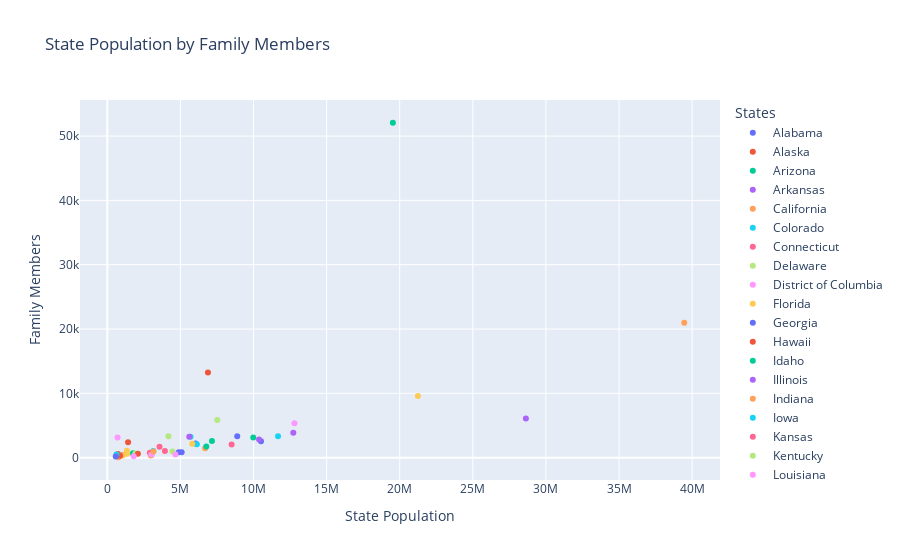

The notebook cell saved with this chart:
### Code cell
px.scatter(homelessness, x= 'state_pop', y='family_members', color='state',
           labels=dict(state_pop = "State Population", family_members = "Family Members", state = "States"), title = "State Population by Family Members"
           )

### Figure 1 — Plotly figure (JSON) as saved in the notebook; plotly's stock layout.template omitted (floating-point values rounded to 4 significant figures)
{"data": [{"hovertemplate": "States=Alabama<br>State Population=%{x}<br>Family Members=%{y}<extra></extra>", "legendgroup": "Alabama", "marker": {"color": "#636efa", "symbol": "circle"}, "mode": "markers", "name": "Alabama", "orientation": "v", "showlegend": true, "type": "scatter", "x": [4887681], "xaxis": "x", "y": [864], "yaxis": "y"}, {"hovertemplate": "States=Alaska<br>State Population=%{x}<br>Family Members=%{y}<extra></extra>", "legendgroup": "Alaska", "marker": {"color": "#EF553B", "symbol": "circle"}, "mode": "markers", "name": "Alaska", "orientation": "v", "showlegend": true, "type": "scatter", "x": [735139], "xaxis": "x", "y": [582], "yaxis": "y"}, {"hovertemplate": "States=Arizona<br>State Population=%{x}<br>Family Members=%{y}<extra></extra>", "legendgroup": "Arizona", "marker": {"color": "#00cc96", "symbol": "circle"}, "mode": "markers", "name": "Arizona", "orientation": "v", "showlegend": true, "type": "scatter", "x": [7158024], "xaxis": "x", "y": [2606], "yaxis": "y"}, {"hovertemplate": "States=Arkansas<br>State Population=%{x}<br>Family Members=%{y}<extra></extra>", "legendgroup": "Arkansas", "marker": {"color": "#ab63fa", "symbol": "circle"}, "mode": "markers", "name": "Arkansas", "orientation": "v", "showlegend": true, "type": "scatter", "x": [3009733], "xaxis": "x", "y": [432], "yaxis": "y"}, {"hovertemplate": "States=California<br>State Population=%{x}<br>Family Members=%{y}<extra></extra>", "legendgroup": "California", "marker": {"color": "#FFA15A", "symbol": "circle"}, "mode": "markers", "name": "California", "orientation": "v", "showlegend": true, "type": "scatter", "x": [39461588], "xaxis": "x", "y": [20964], "yaxis": "y"}, {"hovertemplate": "States=Colorado<br>State Population=%{x}<br>Family Members=%{y}<extra></extra>", "legendgroup": "Colorado", "marker": {"color": "#19d3f3", "symbol": "circle"}, "mode": "markers", "name": "Colorado", "orientation": "v", "showlegend": true, "type": "scatter", "x": [5691287], "xaxis": "x", "y": [3250], "yaxis": "y"}, {"hovertemplate": "States=Connecticut<br>State Population=%{x}<br>Family Members=%{y}<extra></extra>", "legendgroup": "Connecticut", "marker": {"color": "#FF6692", "symbol": "circle"}, "mode": "markers", "name": "Connecticut", "orientation": "v", "showlegend": true, "type": "scatter", "x": [3571520], "xaxis": "x", "y": [1696], "yaxis": "y"}, {"hovertemplate": "States=Delaware<br>State Population=%{x}<br>Family Members=%{y}<extra></extra>", "legendgroup": "Delaware", "marker": {"color": "#B6E880", "symbol": "circle"}, "mode": "markers", "name": "Delaware", "orientation": "v", "showlegend": true, "type": "scatter", "x": [965479], "xaxis": "x", "y": [374], "yaxis": "y"}, {"hovertemplate": "States=District of Columbia<br>State Population=%{x}<br>Family Members=%{y}<extra></extra>", "legendgroup": "District of Columbia", "marker": {"color": "#FF97FF", "symbol": "circle"}, "mode": "markers", "name": "District of Columbia", "orientation": "v", "showlegend": true, "type": "scatter", "x": [701547], "xaxis": "x", "y": [3134], "yaxis": "y"}, {"hovertemplate": "States=Florida<br>State Population=%{x}<br>Family Members=%{y}<extra></extra>", "legendgroup": "Florida", "marker": {"color": "#FECB52", "symbol": "circle"}, "mode": "markers", "name": "Florida", "orientation": "v", "showlegend": true, "type": "scatter", "x": [21244317], "xaxis": "x", "y": [9587], "yaxis": "y"}, {"hovertemplate": "States=Georgia<br>State Population=%{x}<br>Family Members=%{y}<extra></extra>", "legendgroup": "Georgia", "marker": {"color": "#636efa", "symbol": "circle"}, "mode": "markers", "name": "Georgia", "orientation": "v", "showlegend": true, "type": "scatter", "x": [10511131], "xaxis": "x", "y": [2556], "yaxis": "y"}, {"hovertemplate": "States=Hawaii<br>State Population=%{x}<br>Family Members=%{y}<extra></extra>", "legendgroup": "Hawaii", "marker": {"color": "#EF553B", "symbol": "circle"}, "mode": "markers", "name": "Hawaii", "orientation": "v", "showlegend": true, "type": "scatter", "x": [1420593], "xaxis": "x", "y": [2399], "yaxis": "y"}, {"hovertemplate": "States=Idaho<br>State Population=%{x}<br>Family Members=%{y}<extra></extra>", "legendgroup": "Idaho", "marker": {"color": "#00cc96", "symbol": "circle"}, "mode": "markers", "name": "Idaho", "orientation": "v", "showlegend": true, "type": "scatter", "x": [1750536], "xaxis": "x", "y": [715], "yaxis": "y"}, {"hovertemplate": "States=Illinois<br>State Population=%{x}<br>Family Members=%{y}<extra></extra>", "legendgroup": "Illinois", "marker": {"color": "#ab63fa", "symbol": "circle"}, "mode": "markers", "name": "Illinois", "orientation": "v", "showlegend": true, "type": "scatter", "x": [12723071], "xaxis": "x", "y": [3891], "yaxis": "y"}, {"hovertemplate": "States=Indiana<br>State Population=%{x}<br>Family Members=%{y}<extra></extra>", "legendgroup": "Indiana", "marker": {"color": "#FFA15A", "symbol": "circle"}, "mode": "markers", "name": "Indiana", "orientation": "v", "showlegend": true, "type": "scatter", "x": [6695497], "xaxis": "x", "y": [1482], "yaxis": "y"}, {"hovertemplate": "States=Iowa<br>State Population=%{x}<br>Family Members=%{y}<extra></extra>", "legendgroup": "Iowa", "marker": {"color": "#19d3f3", "symbol": "circle"}, "mode": "markers", "name": "Iowa", "orientation": "v", "showlegend": true, "type": "scatter", "x": [3148618], "xaxis": "x", "y": [1038], "yaxis": "y"}, {"hovertemplate": "States=Kansas<br>State Population=%{x}<br>Family Members=%{y}<extra></extra>", "legendgroup": "Kansas", "marker": {"color": "#FF6692", "symbol": "circle"}, "mode": "markers", "name": "Kansas", "orientation": "v", "showlegend": true, "type": "scatter", "x": [2911359], "xaxis": "x", "y": [773], "yaxis": "y"}, {"hovertemplate": "States=Kentucky<br>State Population=%{x}<br>Family Members=%{y}<extra></extra>", "legendgroup": "Kentucky", "marker": {"color": "#B6E880", "symbol": "circle"}, "mode": "markers", "name": "Kentucky", "orientation": "v", "showlegend": true, "type": "scatter", "x": [4461153], "xaxis": "x", "y": [953], "yaxis": "y"}, {"hovertemplate": "States=Louisiana<br>State Population=%{x}<br>Family Members=%{y}<extra></extra>", "legendgroup": "Louisiana", "marker": {"color": "#FF97FF", "symbol": "circle"}, "mode": "markers", "name": "Louisiana", "orientation": "v", "showlegend": true, "type": "scatter", "x": [4659690], "xaxis": "x", "y": [519], "yaxis": "y"}, {"hovertemplate": "States=Maine<br>State Population=%{x}<br>Family Members=%{y}<extra></extra>", "legendgroup": "Maine", "marker": {"color": "#FECB52", "symbol": "circle"}, "mode": "markers", "name": "Maine", "orientation": "v", "showlegend": true, "type": "scatter", "x": [1339057], "xaxis": "x", "y": [1066], "yaxis": "y"}, {"hovertemplate": "States=Maryland<br>State Population=%{x}<br>Family Members=%{y}<extra></extra>", "legendgroup": "Maryland", "marker": {"color": "#636efa", "symbol": "circle"}, "mode": "markers", "name": "Maryland", "orientation": "v", "showlegend": true, "type": "scatter", "x": [6035802], "xaxis": "x", "y": [2230], "yaxis": "y"}, {"hovertemplate": "States=Massachusetts<br>State Population=%{x}<br>Family Members=%{y}<extra></extra>", "legendgroup": "Massachusetts", "marker": {"color": "#EF553B", "symbol": "circle"}, "mode": "markers", "name": "Massachusetts", "orientation": "v", "showlegend": true, "type": "scatter", "x": [6882635], "xaxis": "x", "y": [13257], "yaxis": "y"}, {"hovertemplate": "States=Michigan<br>State Population=%{x}<br>Family Members=%{y}<extra></extra>", "legendgroup": "Michigan", "marker": {"color": "#00cc96", "symbol": "circle"}, "mode": "markers", "name": "Michigan", "orientation": "v", "showlegend": true, "type": "scatter", "x": [9984072], "xaxis": "x", "y": [3142], "yaxis": "y"}, {"hovertemplate": "States=Minnesota<br>State Population=%{x}<br>Family Members=%{y}<extra></extra>", "legendgroup": "Minnesota", "marker": {"color": "#ab63fa", "symbol": "circle"}, "mode": "markers", "name": "Minnesota", "orientation": "v", "showlegend": true, "type": "scatter", "x": [5606249], "xaxis": "x", "y": [3250], "yaxis": "y"}, {"hovertemplate": "States=Mississippi<br>State Population=%{x}<br>Family Members=%{y}<extra></extra>", "legendgroup": "Mississippi", "marker": {"color": "#FFA15A", "symbol": "circle"}, "mode": "markers", "name": "Mississippi", "orientation": "v", "showlegend": true, "type": "scatter", "x": [2981020], "xaxis": "x", "y": [328], "yaxis": "y"}, {"hovertemplate": "States=Missouri<br>State Population=%{x}<br>Family Members=%{y}<extra></extra>", "legendgroup": "Missouri", "marker": {"color": "#19d3f3", "symbol": "circle"}, "mode": "markers", "name": "Missouri", "orientation": "v", "showlegend": true, "type": "scatter", "x": [6121623], "xaxis": "x", "y": [2107], "yaxis": "y"}, {"hovertemplate": "States=Montana<br>State Population=%{x}<br>Family Members=%{y}<extra></extra>", "legendgroup": "Montana", "marker": {"color": "#FF6692", "symbol": "circle"}, "mode": "markers", "name": "Montana", "orientation": "v", "showlegend": true, "type": "scatter", "x": [1060665], "xaxis": "x", "y": [422], "yaxis": "y"}, {"hovertemplate": "States=Nebraska<br>State Population=%{x}<br>Family Members=%{y}<extra></extra>", "legendgroup": "Nebraska", "marker": {"color": "#B6E880", "symbol": "circle"}, "mode": "markers", "name": "Nebraska", "orientation": "v", "showlegend": true, "type": "scatter", "x": [1925614], "xaxis": "x", "y": [676], "yaxis": "y"}, {"hovertemplate": "States=Nevada<br>State Population=%{x}<br>Family Members=%{y}<extra></extra>", "legendgroup": "Nevada", "marker": {"color": "#FF97FF", "symbol": "circle"}, "mode": "markers", "name": "Nevada", "orientation": "v", "showlegend": true, "type": "scatter", "x": [3027341], "xaxis": "x", "y": [486], "yaxis": "y"}, {"hovertemplate": "States=New Hampshire<br>State Population=%{x}<br>Family Members=%{y}<extra></extra>", "legendgroup": "New Hampshire", "marker": {"color": "#FECB52", "symbol": "circle"}, "mode": "markers", "name": "New Hampshire", "orientation": "v", "showlegend": true, "type": "scatter", "x": [1353465], "xaxis": "x", "y": [615], "yaxis": "y"}, {"hovertemplate": "States=New Jersey<br>State Population=%{x}<br>Family Members=%{y}<extra></extra>", "legendgroup": "New Jersey", "marker": {"color": "#636efa", "symbol": "circle"}, "mode": "markers", "name": "New Jersey", "orientation": "v", "showlegend": true, "type": "scatter", "x": [8886025], "xaxis": "x", "y": [3350], "yaxis": "y"}, {"hovertemplate": "States=New Mexico<br>State Population=%{x}<br>Family Members=%{y}<extra></extra>", "legendgroup": "New Mexico", "marker": {"color": "#EF553B", "symbol": "circle"}, "mode": "markers", "name": "New Mexico", "orientation": "v", "showlegend": true, "type": "scatter", "x": [2092741], "xaxis": "x", "y": [602], "yaxis": "y"}, {"hovertemplate": "States=New York<br>State Population=%{x}<br>Family Members=%{y}<extra></extra>", "legendgroup": "New York", "marker": {"color": "#00cc96", "symbol": "circle"}, "mode": "markers", "name": "New York", "orientation": "v", "showlegend": true, "type": "scatter", "x": [19530351], "xaxis": "x", "y": [52070], "yaxis": "y"}, {"hovertemplate": "States=North Carolina<br>State Population=%{x}<br>Family Members=%{y}<extra></extra>", "legendgroup": "North Carolina", "marker": {"color": "#ab63fa", "symbol": "circle"}, "mode": "markers", "name": "North Carolina", "orientation": "v", "showlegend": true, "type": "scatter", "x": [10381615], "xaxis": "x", "y": [2817], "yaxis": "y"}, {"hovertemplate": "States=North Dakota<br>State Population=%{x}<br>Family Members=%{y}<extra></extra>", "legendgroup": "North Dakota", "marker": {"color": "#FFA15A", "symbol": "circle"}, "mode": "markers", "name": "North Dakota", "orientation": "v", "showlegend": true, "type": "scatter", "x": [758080], "xaxis": "x", "y": [75], "yaxis": "y"}, {"hovertemplate": "States=Ohio<br>State Population=%{x}<br>Family Members=%{y}<extra></extra>", "legendgroup": "Ohio", "marker": {"color": "#19d3f3", "symbol": "circle"}, "mode": "markers", "name": "Ohio", "orientation": "v", "showlegend": true, "type": "scatter", "x": [11676341], "xaxis": "x", "y": [3320], "yaxis": "y"}, {"hovertemplate": "States=Oklahoma<br>State Population=%{x}<br>Family Members=%{y}<extra></extra>", "legendgroup": "Oklahoma", "marker": {"color": "#FF6692", "symbol": "circle"}, "mode": "markers", "name": "Oklahoma", "orientation": "v", "showlegend": true, "type": "scatter", "x": [3940235], "xaxis": "x", "y": [1048], "yaxis": "y"}, {"hovertemplate": "States=Oregon<br>State Population=%{x}<br>Family Members=%{y}<extra></extra>", "legendgroup": "Oregon", "marker": {"color": "#B6E880", "symbol": "circle"}, "mode": "markers", "name": "Oregon", "orientation": "v", "showlegend": true, "type": "scatter", "x": [4181886], "xaxis": "x", "y": [3337], "yaxis": "y"}, {"hovertemplate": "States=Pennsylvania<br>State Population=%{x}<br>Family Members=%{y}<extra></extra>", "legendgroup": "Pennsylvania", "marker": {"color": "#FF97FF", "symbol": "circle"}, "mode": "markers", "name": "Pennsylvania", "orientation": "v", "showlegend": true, "type": "scatter", "x": [12800922], "xaxis": "x", "y": [5349], "yaxis": "y"}, {"hovertemplate": "States=Rhode Island<br>State Population=%{x}<br>Family Members=%{y}<extra></extra>", "legendgroup": "Rhode Island", "marker": {"color": "#FECB52", "symbol": "circle"}, "mode": "markers", "name": "Rhode Island", "orientation": "v", "showlegend": true, "type": "scatter", "x": [1058287], "xaxis": "x", "y": [354], "yaxis": "y"}, {"hovertemplate": "States=South Carolina<br>State Population=%{x}<br>Family Members=%{y}<extra></extra>", "legendgroup": "South Carolina", "marker": {"color": "#636efa", "symbol": "circle"}, "mode": "markers", "name": "South Carolina", "orientation": "v", "showlegend": true, "type": "scatter", "x": [5084156], "xaxis": "x", "y": [851], "yaxis": "y"}, {"hovertemplate": "States=South Dakota<br>State Population=%{x}<br>Family Members=%{y}<extra></extra>", "legendgroup": "South Dakota", "marker": {"color": "#EF553B", "symbol": "circle"}, "mode": "markers", "name": "South Dakota", "orientation": "v", "showlegend": true, "type": "scatter", "x": [878698], "xaxis": "x", "y": [323], "yaxis": "y"}, {"hovertemplate": "States=Tennessee<br>State Population=%{x}<br>Family Members=%{y}<extra></extra>", "legendgroup": "Tennessee", "marker": {"color": "#00cc96", "symbol": "circle"}, "mode": "markers", "name": "Tennessee", "orientation": "v", "showlegend": true, "type": "scatter", "x": [6771631], "xaxis": "x", "y": [1744], "yaxis": "y"}, {"hovertemplate": "States=Texas<br>State Population=%{x}<br>Family Members=%{y}<extra></extra>", "legendgroup": "Texas", "marker": {"color": "#ab63fa", "symbol": "circle"}, "mode": "markers", "name": "Texas", "orientation": "v", "showlegend": true, "type": "scatter", "x": [28628666], "xaxis": "x", "y": [6111], "yaxis": "y"}, {"hovertemplate": "States=Utah<br>State Population=%{x}<br>Family Members=%{y}<extra></extra>", "legendgroup": "Utah", "marker": {"color": "#FFA15A", "symbol": "circle"}, "mode": "markers", "name": "Utah", "orientation": "v", "showlegend": true, "type": "scatter", "x": [3153550], "xaxis": "x", "y": [972], "yaxis": "y"}, {"hovertemplate": "States=Vermont<br>State Population=%{x}<br>Family Members=%{y}<extra></extra>", "legendgroup": "Vermont", "marker": {"color": "#19d3f3", "symbol": "circle"}, "mode": "markers", "name": "Vermont", "orientation": "v", "showlegend": true, "type": "scatter", "x": [624358], "xaxis": "x", "y": [511], "yaxis": "y"}, {"hovertemplate": "States=Virginia<br>State Population=%{x}<br>Family Members=%{y}<extra></extra>", "legendgroup": "Virginia", "marker": {"color": "#FF6692", "symbol": "circle"}, "mode": "markers", "name": "Virginia", "orientation": "v", "showlegend": true, "type": "scatter", "x": [8501286], "xaxis": "x", "y": [2047], "yaxis": "y"}, {"hovertemplate": "States=Washington<br>State Population=%{x}<br>Family Members=%{y}<extra></extra>", "legendgroup": "Washington", "marker": {"color": "#B6E880", "symbol": "circle"}, "mode": "markers", "name": "Washington", "orientation": "v", "showlegend": true, "type": "scatter", "x": [7523869], "xaxis": "x", "y": [5880], "yaxis": "y"}, {"hovertemplate": "States=West Virginia<br>State Population=%{x}<br>Family Members=%{y}<extra></extra>", "legendgroup": "West Virginia", "marker": {"color": "#FF97FF", "symbol": "circle"}, "mode": "markers", "name": "West Virginia", "orientation": "v", "showlegend": true, "type": "scatter", "x": [1804291], "xaxis": "x", "y": [222], "yaxis": "y"}, {"hovertemplate": "States=Wisconsin<br>State Population=%{x}<br>Family Members=%{y}<extra></extra>", "legendgroup": "Wisconsin", "marker": {"color": "#FECB52", "symbol": "circle"}, "mode": "markers", "name": "Wisconsin", "orientation": "v", "showlegend": true, "type": "scatter", "x": [5807406], "xaxis": "x", "y": [2167], "yaxis": "y"}, {"hovertemplate": "States=Wyoming<br>State Population=%{x}<br>Family Members=%{y}<extra></extra>", "legendgroup": "Wyoming", "marker": {"color": "#636efa", "symbol": "circle"}, "mode": "markers", "name": "Wyoming", "orientation": "v", "showlegend": true, "type": "scatter", "x": [577601], "xaxis": "x", "y": [205], "yaxis": "y"}], "layout": {"legend": {"title": {"text": "States"}, "tracegroupgap": 0}, "title": {"text": "State Population by Family Members"}, "xaxis": {"anchor": "y", "domain": [0, 1], "title": {"text": "State Population"}}, "yaxis": {"anchor": "x", "domain": [0, 1], "title": {"text": "Family Members"}}}}
